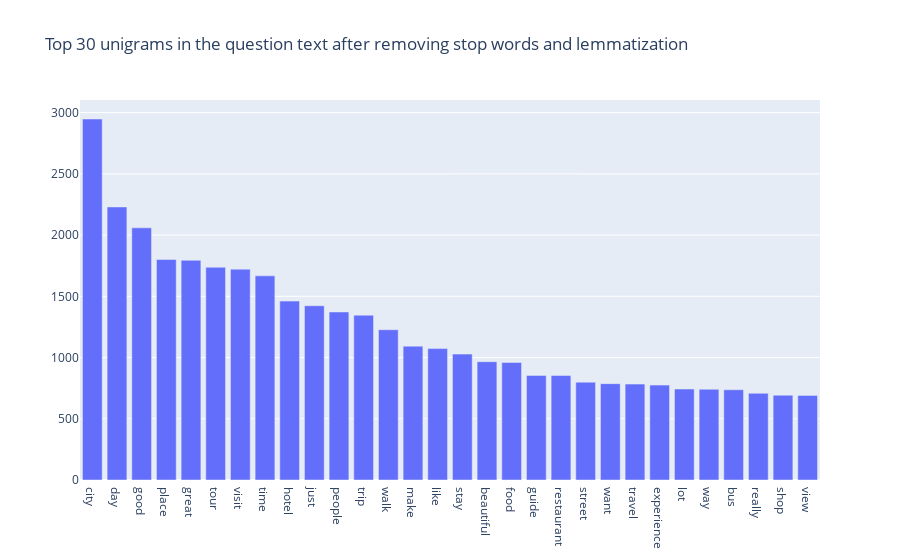

Notebook source saved alongside this figure:
### Code cell
def get_top_n_words(corpus, n=None):
    vec = CountVectorizer(stop_words='english').fit(corpus)
    bag_of_words = vec.transform(corpus)
    sum_words = bag_of_words.sum(axis=0) 
    words_freq = [(word, sum_words[0, idx]) for word, idx in vec.vocabulary_.items()]
    words_freq =sorted(words_freq, key = lambda x: x[1], reverse=True)
    return words_freq[:n]
common_words = get_top_n_words(df_clean['question_lemmatize_clean'], 30)
df2 = pd.DataFrame(common_words, columns = ['unigram' , 'count'])

fig = go.Figure([go.Bar(x=df2['unigram'], y=df2['count'])])
fig.update_layout(title=go.layout.Title(text="Top 30 unigrams in the question text after removing stop words and lemmatization"))
fig.show()

### Figure 1 — Plotly figure (JSON) as saved in the notebook; plotly's stock layout.template omitted (floating-point values rounded to 4 significant figures)
{"data": [{"type": "bar", "x": ["city", "day", "good", "place", "great", "tour", "visit", "time", "hotel", "just", "people", "trip", "walk", "make", "like", "stay", "beautiful", "food", "guide", "restaurant", "street", "want", "travel", "experience", "lot", "way", "bus", "really", "shop", "view"], "y": [2948, 2230, 2059, 1801, 1794, 1737, 1722, 1667, 1461, 1423, 1372, 1346, 1227, 1093, 1073, 1028, 966, 960, 854, 853, 799, 787, 783, 775, 743, 741, 737, 708, 692, 691]}], "layout": {"title": {"text": "Top 30 unigrams in the question text after removing stop words and lemmatization"}}}
